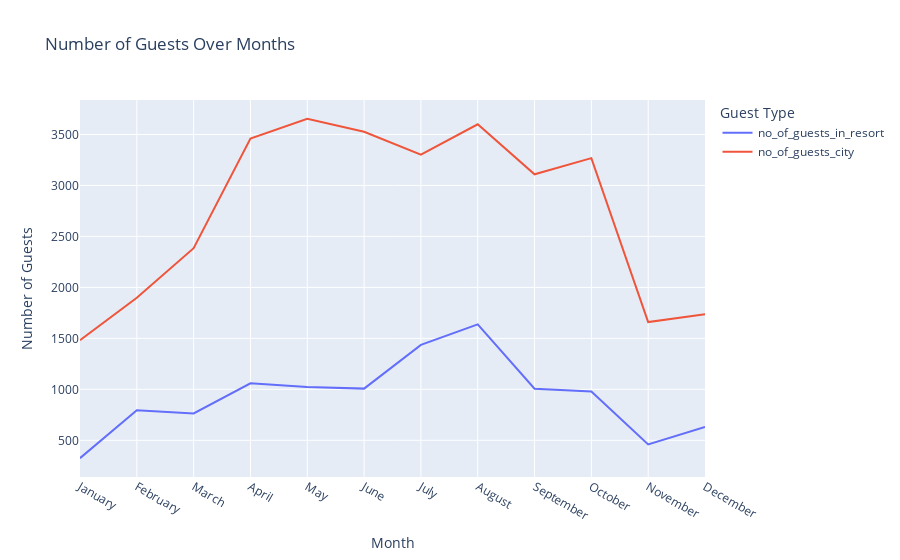

Write notebook code for a chart like this one.
### Code cell
px.line(final_rush,x='month',y=['no_of_guests_in_resort', 'no_of_guests_city'],title='Number of Guests Over Months',labels={'month': 'Month', 'value': 'Number of Guests', 'variable': 'Guest Type'})

### Figure 1 — Plotly figure (JSON) as saved in the notebook; plotly's stock layout.template omitted (floating-point values rounded to 4 significant figures)
{"data": [{"hovertemplate": "Guest Type=no_of_guests_in_resort<br>Month=%{x}<br>Number of Guests=%{y}<extra></extra>", "legendgroup": "no_of_guests_in_resort", "line": {"color": "#636efa", "dash": "solid"}, "marker": {"symbol": "circle"}, "mode": "lines", "name": "no_of_guests_in_resort", "orientation": "v", "showlegend": true, "type": "scatter", "x": ["January", "February", "March", "April", "May", "June", "July", "August", "September", "October", "November", "December"], "xaxis": "x", "y": [325, 794, 763, 1059, 1024, 1007, 1436, 1637, 1006, 978, 460, 631], "yaxis": "y"}, {"hovertemplate": "Guest Type=no_of_guests_city<br>Month=%{x}<br>Number of Guests=%{y}<extra></extra>", "legendgroup": "no_of_guests_city", "line": {"color": "#EF553B", "dash": "solid"}, "marker": {"symbol": "circle"}, "mode": "lines", "name": "no_of_guests_city", "orientation": "v", "showlegend": true, "type": "scatter", "x": ["January", "February", "March", "April", "May", "June", "July", "August", "September", "October", "November", "December"], "xaxis": "x", "y": [1481, 1899, 2385, 3459, 3653, 3527, 3301, 3600, 3109, 3268, 1660, 1737], "yaxis": "y"}], "layout": {"autosize": true, "legend": {"title": {"text": "Guest Type"}, "tracegroupgap": 0}, "title": {"text": "Number of Guests Over Months"}, "xaxis": {"anchor": "y", "autorange": true, "domain": [0, 1], "range": [0, 11], "title": {"text": "Month"}, "type": "category"}, "yaxis": {"anchor": "x", "autorange": true, "domain": [0, 1], "range": [140.1, 3838.0], "title": {"text": "Number of Guests"}, "type": "linear"}}}
